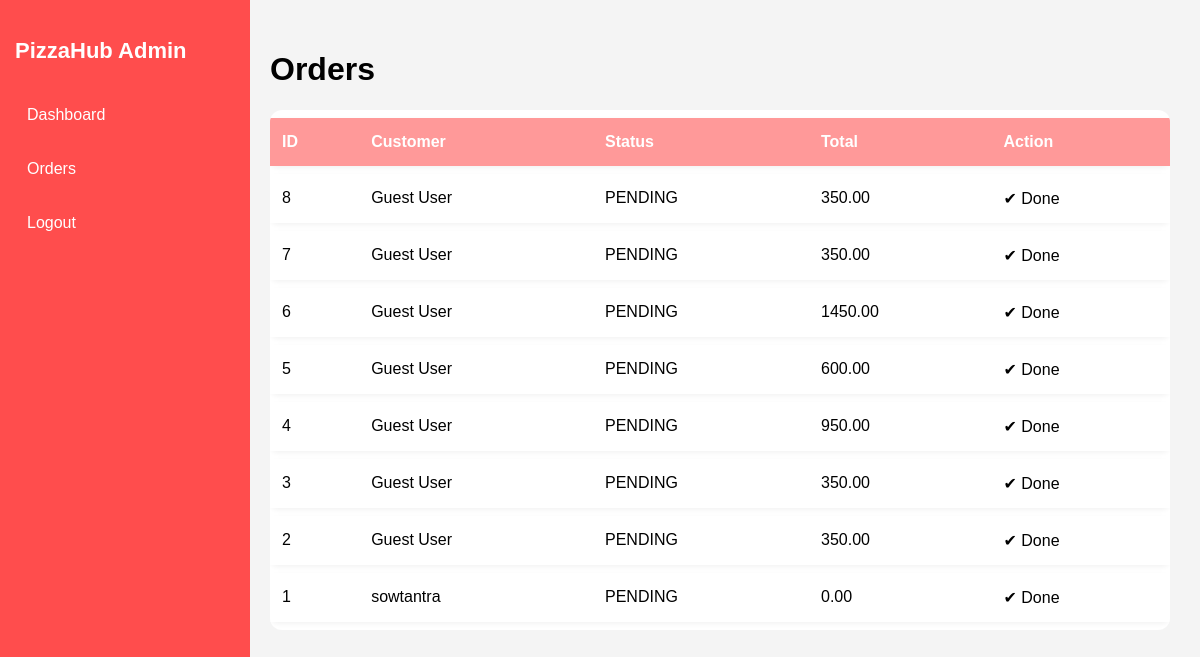
Before: /admin-orders/ (signed in) with the older database file.
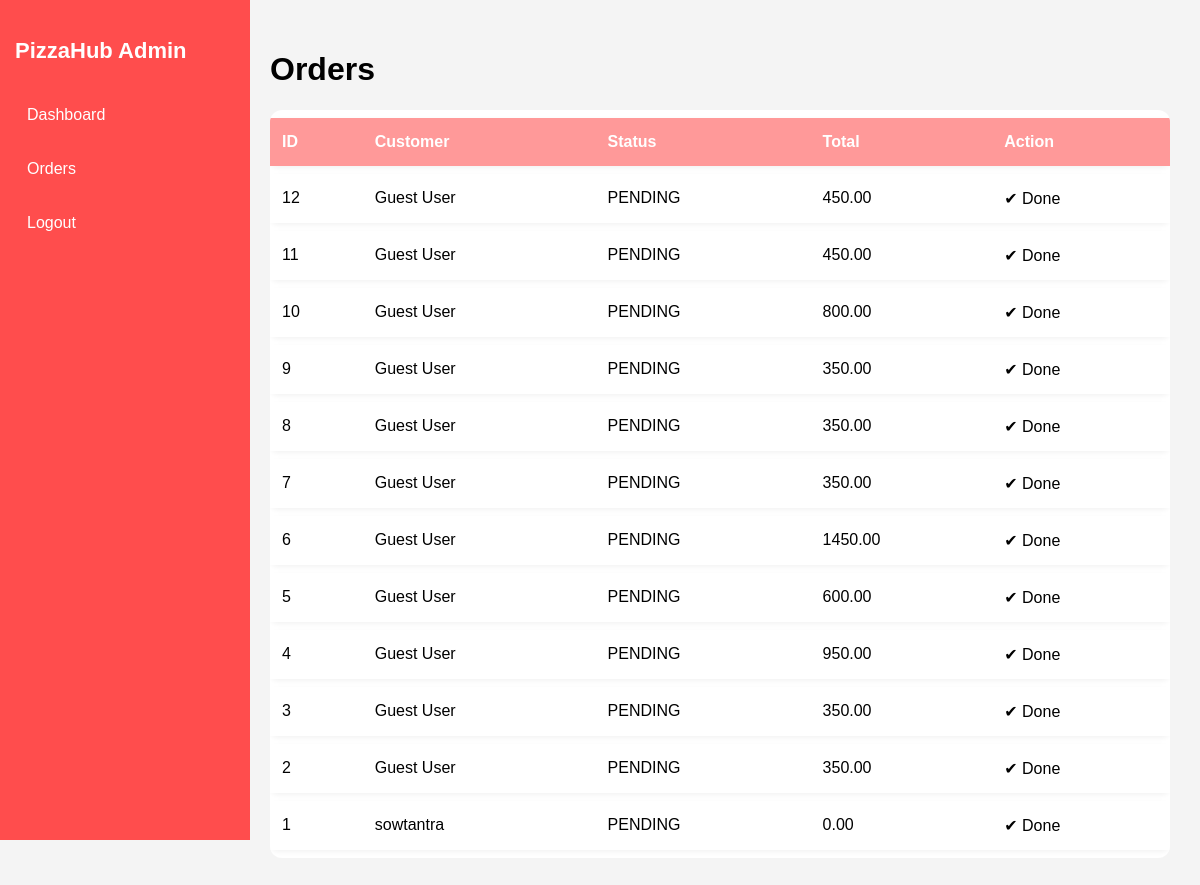
After: the same page with the newer database file.
### myapp/models.py (models this page shows, shortened)
class Order(models.Model):
    STATUS_CHOICES = [
        ('PENDING', 'Pending'),
        ('COOKING', 'Cooking'),
        ('DELIVERED', 'Delivered'),
    ]
    customer = models.ForeignKey(Customer, on_delete=models.CASCADE)
    pizzas = models.ManyToManyField(Pizza)
    status = models.CharField(max_length=10, choices=STATUS_CHOICES, default='PENDING')
    total_price = models.DecimalField(max_digits=6, decimal_places=2, default=0)
    ordered_at = models.DateTimeField(auto_now_add=True)

class Customer(models.Model):
    user = models.OneToOneField(User, on_delete=models.CASCADE, null=True, blank=True)
    name = models.CharField(max_length=100)
    email = models.EmailField(unique=True)
    phone = models.CharField(max_length=15)
    is_active = models.BooleanField(default=True)

### myapp/views.py (the view)
# urls.py: path('admin-orders/', views.admin_orders, name='admin_orders'),
@login_required
@user_passes_test(admin_only)
def admin_orders(request):
    orders = Order.objects.all().order_by("-id")
    return render(request, "myapp/admin_orders.html", {"orders": orders})

### myapp/views.py (called while the page is built)
def admin_only(user):
    return user.is_staff or user.is_superuser

### myapp/templates/myapp/admin_orders.html (shortened to what this page needs)
{% load static %}
<!DOCTYPE html>
<html>
<head>
    <link rel="stylesheet" href="{% static 'myapp/css/admin.css' %}">
</head>
<body>
<div class="sidebar">
    <h2>PizzaHub Admin</h2>
    <a href="{% url 'admin_dashboard' %}">Dashboard</a>
    <a href="{% url 'admin_orders' %}">Orders</a>
    <a href="{% url 'admin_logout' %}">Logout</a>
</div>
<div class="main-content">
    <h1>Orders</h1>
    <table>
        <tr>
            <th>ID</th>
            <th>Customer</th>
            <th>Status</th>
            <th>Total</th>
            <th>Action</th>
        </tr>
        {% for order in orders %}
        <tr>
            <td>{{ order.id }}</td>
            <td>{{ order.customer.name }}</td>
            <td>{{ order.status }}</td>
            <td>{{ order.total_price }}</td>
            <td>
                {% if order.status == 'pending' %}
                <a class="confirm-btn" href="{% url 'confirm_order' order.id %}">Confirm</a>
                {% else %}
                ✔ Done
                {% endif %}
            </td>
        </tr>
        {% endfor %}
    </table>
</div>
</body>
</html>

Changed rows visible on the page:
added Order: id "12", customer.name "Guest User", status "PENDING", total_price "450.00", shows "✔ Done"
added Order: id "11", customer.name "Guest User", status "PENDING", total_price "450.00", shows "✔ Done"
added Order: id "10", customer.name "Guest User", status "PENDING", total_price "800.00", shows "✔ Done"
added Order: id "9", customer.name "Guest User", status "PENDING", total_price "350.00", shows "✔ Done"
